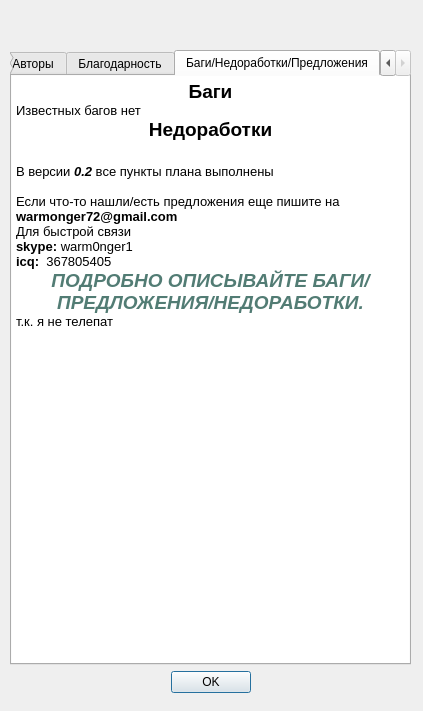
<?xml version="1.0" encoding="UTF-8"?>
<ui version="4.0">
 <class>AboutForm</class>
 <widget class="QDialog" name="AboutForm">
  <property name="windowModality">
   <enum>Qt::WindowModal</enum>
  </property>
  <property name="geometry">
   <rect>
    <x>0</x>
    <y>0</y>
    <width>423</width>
    <height>711</height>
   </rect>
  </property>
  <property name="windowTitle">
   <string>О программе</string>
  </property>
  <property name="windowIcon">
   <iconset resource="../../images.qrc">
    <normaloff>:/resources/images/icon.png</normaloff>:/resources/images/icon.png</iconset>
  </property>
  <widget class="QWidget" name="layoutWidget">
   <property name="geometry">
    <rect>
     <x>10</x>
     <y>10</y>
     <width>401</width>
     <height>683</height>
    </rect>
   </property>
   <layout class="QVBoxLayout" name="verticalLayout">
    <item>
     <widget class="QLabel" name="lLogo">
      <property name="pixmap">
       <pixmap resource="../../images.qrc">:/resources/images/splash.png</pixmap>
      </property>
     </widget>
    </item>
    <item>
     <widget class="QLabel" name="lInformations">
      <property name="text">
       <string/>
      </property>
      <property name="alignment">
       <set>Qt::AlignCenter</set>
      </property>
     </widget>
    </item>
    <item>
     <widget class="QTabWidget" name="twInformations">
      <property name="currentIndex">
       <number>3</number>
      </property>
      <widget class="QTextEdit" name="teTodo">
       <property name="frameShape">
        <enum>QFrame::NoFrame</enum>
       </property>
       <property name="undoRedoEnabled">
        <bool>false</bool>
       </property>
       <property name="readOnly">
        <bool>true</bool>
       </property>
       <property name="html">
        <string>&lt;!DOCTYPE HTML PUBLIC &quot;-//W3C//DTD HTML 4.0//EN&quot; &quot;http://www.w3.org/TR/REC-html40/strict.dtd&quot;&gt;
&lt;html&gt;&lt;head&gt;&lt;meta name=&quot;qrichtext&quot; content=&quot;1&quot; /&gt;&lt;style type=&quot;text/css&quot;&gt;
p, li { white-space: pre-wrap; }
&lt;/style&gt;&lt;/head&gt;&lt;body style=&quot; font-family:'Sans Serif'; font-size:10pt; font-weight:400; font-style:normal;&quot;&gt;
&lt;table border=&quot;0&quot; style=&quot;-qt-table-type: root; margin-top:4px; margin-bottom:4px; margin-left:4px; margin-right:4px;&quot;&gt;
&lt;tr&gt;
&lt;td style=&quot;border: none;&quot;&gt;
&lt;p align=&quot;center&quot; style=&quot; margin-top:0px; margin-bottom:0px; margin-left:0px; margin-right:0px; -qt-block-indent:0; text-indent:0px;&quot;&gt;&lt;span style=&quot; font-weight:600; text-decoration: underline;&quot;&gt;Версия 0.2 - beta&lt;/span&gt;&lt;/p&gt;
&lt;p align=&quot;center&quot; style=&quot;-qt-paragraph-type:empty; margin-top:0px; margin-bottom:0px; margin-left:0px; margin-right:0px; -qt-block-indent:0; text-indent:0px; font-weight:600; text-decoration: underline;&quot;&gt;&lt;/p&gt;
&lt;p style=&quot; margin-top:0px; margin-bottom:0px; margin-left:0px; margin-right:0px; -qt-block-indent:0; text-indent:0px;&quot;&gt;Выполнен план по версии 0.2&lt;/p&gt;
&lt;p style=&quot; margin-top:0px; margin-bottom:0px; margin-left:0px; margin-right:0px; -qt-block-indent:0; text-indent:0px;&quot;&gt;Исправлены все найденные баги, и исправляются по мере нахождения.&lt;/p&gt;
&lt;p style=&quot; margin-top:0px; margin-bottom:0px; margin-left:0px; margin-right:0px; -qt-block-indent:0; text-indent:0px;&quot;&gt;Код приводится в читабельный вид, дополняется комментариями(на русском)&lt;/p&gt;
&lt;p style=&quot; margin-top:0px; margin-bottom:0px; margin-left:0px; margin-right:0px; -qt-block-indent:0; text-indent:0px;&quot;&gt;И Другое.&lt;/p&gt;
&lt;p style=&quot;-qt-paragraph-type:empty; margin-top:0px; margin-bottom:0px; margin-left:0px; margin-right:0px; -qt-block-indent:0; text-indent:0px;&quot;&gt;&lt;/p&gt;
&lt;p align=&quot;center&quot; style=&quot;-qt-paragraph-type:empty; margin-top:0px; margin-bottom:0px; margin-left:0px; margin-right:0px; -qt-block-indent:0; text-indent:0px; font-weight:600; text-decoration: underline;&quot;&gt;&lt;/p&gt;
&lt;p align=&quot;center&quot; style=&quot; margin-top:0px; margin-bottom:0px; margin-left:0px; margin-right:0px; -qt-block-indent:0; text-indent:0px;&quot;&gt;&lt;span style=&quot; font-weight:600; text-decoration: underline;&quot;&gt;Версия 0.2 - alpha&lt;/span&gt;&lt;/p&gt;
&lt;p style=&quot; margin-top:0px; margin-bottom:0px; margin-left:0px; margin-right:0px; -qt-block-indent:0; text-indent:0px;&quot;&gt;&lt;span style=&quot; font-style:italic;&quot;&gt;Первая публичная версия.&lt;/span&gt;&lt;/p&gt;
&lt;p style=&quot; margin-top:0px; margin-bottom:0px; margin-left:0px; margin-right:0px; -qt-block-indent:0; text-indent:0px;&quot;&gt;&lt;span style=&quot; font-weight:600;&quot;&gt;Добавлены функции:&lt;/span&gt;&lt;/p&gt;
&lt;p style=&quot; margin-top:0px; margin-bottom:0px; margin-left:0px; margin-right:0px; -qt-block-indent:0; text-indent:0px;&quot;&gt;Рисование фигур: многоугольник, кривая линия, выделение&lt;/p&gt;
&lt;p style=&quot; margin-top:0px; margin-bottom:0px; margin-left:0px; margin-right:0px; -qt-block-indent:0; text-indent:0px;&quot;&gt;Функции: работа с выделением(копирование, вставка, удаление, вырезание)&lt;/p&gt;
&lt;p style=&quot; margin-top:0px; margin-bottom:0px; margin-left:0px; margin-right:0px; -qt-block-indent:0; text-indent:0px;&quot;&gt;масштабирование, повороты(+-90 180гр), изменить размер холста, выбор цвета(палитра+пункт меню), настройка инструментов(вид линий, заливка, настройка текста и др)&lt;/p&gt;
&lt;p style=&quot; margin-top:0px; margin-bottom:0px; margin-left:0px; margin-right:0px; -qt-block-indent:0; text-indent:0px;&quot;&gt;Сохранения в форматах png,bmp,jpg&lt;/p&gt;
&lt;p style=&quot; margin-top:0px; margin-bottom:0px; margin-left:0px; margin-right:0px; -qt-block-indent:0; text-indent:0px;&quot;&gt;Другое.&lt;/p&gt;
&lt;p style=&quot;-qt-paragraph-type:empty; margin-top:0px; margin-bottom:0px; margin-left:0px; margin-right:0px; -qt-block-indent:0; text-indent:0px;&quot;&gt;&lt;/p&gt;
&lt;p align=&quot;center&quot; style=&quot;-qt-paragraph-type:empty; margin-top:0px; margin-bottom:0px; margin-left:0px; margin-right:0px; -qt-block-indent:0; text-indent:0px; font-weight:600;&quot;&gt;&lt;/p&gt;
&lt;p align=&quot;center&quot; style=&quot; margin-top:0px; margin-bottom:0px; margin-left:0px; margin-right:0px; -qt-block-indent:0; text-indent:0px;&quot;&gt;&lt;span style=&quot; font-weight:600; text-decoration: underline;&quot;&gt;Версия 0.0.1&lt;/span&gt;&lt;/p&gt;
&lt;p align=&quot;center&quot; style=&quot;-qt-paragraph-type:empty; margin-top:0px; margin-bottom:0px; margin-left:0px; margin-right:0px; -qt-block-indent:0; text-indent:0px; font-weight:600; text-decoration: underline;&quot;&gt;&lt;/p&gt;
&lt;p style=&quot; margin-top:0px; margin-bottom:0px; margin-left:0px; margin-right:0px; -qt-block-indent:0; text-indent:0px;&quot;&gt;&lt;span style=&quot; font-weight:600;&quot;&gt;Для разработчиков&lt;/span&gt;, включала функци рисования овала, прямоугольника, прямой, карандаш, ластик. Функции сохранения, открытия файлов. Очистки холста, заливки холста. &lt;/p&gt;
&lt;p style=&quot; margin-top:0px; margin-bottom:0px; margin-left:0px; margin-right:0px; -qt-block-indent:0; text-indent:0px;&quot;&gt;Тд&lt;/p&gt;&lt;/td&gt;&lt;/tr&gt;&lt;/table&gt;&lt;/body&gt;&lt;/html&gt;</string>
       </property>
       <property name="tabStopWidth">
        <number>40</number>
       </property>
       <attribute name="icon">
        <iconset resource="../../images.qrc">
         <normaloff>:/resources/images/checkbox.png</normaloff>:/resources/images/checkbox.png</iconset>
       </attribute>
       <attribute name="title">
        <string>Версия</string>
       </attribute>
      </widget>
      <widget class="QTextEdit" name="teAuthors">
       <property name="frameShape">
        <enum>QFrame::NoFrame</enum>
       </property>
       <property name="undoRedoEnabled">
        <bool>false</bool>
       </property>
       <property name="readOnly">
        <bool>true</bool>
       </property>
       <property name="html">
        <string>&lt;!DOCTYPE HTML PUBLIC &quot;-//W3C//DTD HTML 4.0//EN&quot; &quot;http://www.w3.org/TR/REC-html40/strict.dtd&quot;&gt;
&lt;html&gt;&lt;head&gt;&lt;meta name=&quot;qrichtext&quot; content=&quot;1&quot; /&gt;&lt;style type=&quot;text/css&quot;&gt;
p, li { white-space: pre-wrap; }
&lt;/style&gt;&lt;/head&gt;&lt;body style=&quot; font-family:'Sans Serif'; font-size:10pt; font-weight:400; font-style:normal;&quot;&gt;
&lt;table border=&quot;0&quot; style=&quot;-qt-table-type: root; margin-top:4px; margin-bottom:4px; margin-left:4px; margin-right:4px;&quot;&gt;
&lt;tr&gt;
&lt;td style=&quot;border: none;&quot;&gt;
&lt;p style=&quot; margin-top:0px; margin-bottom:0px; margin-left:0px; margin-right:0px; -qt-block-indent:0; text-indent:0px;&quot;&gt;&lt;span style=&quot; font-weight:600;&quot;&gt;1) &lt;/span&gt;Сапронов Александр/WarmongeR&lt;span style=&quot; font-weight:600;&quot;&gt; warmonger72@gmail.com&lt;/span&gt;&lt;/p&gt;
&lt;p style=&quot; margin-top:0px; margin-bottom:0px; margin-left:0px; margin-right:0px; -qt-block-indent:0; text-indent:0px;&quot;&gt;&lt;span style=&quot; font-weight:600;&quot;&gt;2) &lt;/span&gt;Гриенко Андрей/grino &lt;span style=&quot; font-weight:600;&quot;&gt;a.p.grienko@ya.ru&lt;/span&gt;&lt;/p&gt;&lt;/td&gt;&lt;/tr&gt;&lt;/table&gt;&lt;/body&gt;&lt;/html&gt;</string>
       </property>
       <property name="tabStopWidth">
        <number>40</number>
       </property>
       <attribute name="icon">
        <iconset resource="../../images.qrc">
         <normaloff>:/resources/images/about.png</normaloff>:/resources/images/about.png</iconset>
       </attribute>
       <attribute name="title">
        <string>Авторы</string>
       </attribute>
      </widget>
      <widget class="QTextEdit" name="teGreetings">
       <property name="frameShape">
        <enum>QFrame::NoFrame</enum>
       </property>
       <property name="undoRedoEnabled">
        <bool>false</bool>
       </property>
       <property name="readOnly">
        <bool>true</bool>
       </property>
       <property name="html">
        <string>&lt;!DOCTYPE HTML PUBLIC &quot;-//W3C//DTD HTML 4.0//EN&quot; &quot;http://www.w3.org/TR/REC-html40/strict.dtd&quot;&gt;
&lt;html&gt;&lt;head&gt;&lt;meta name=&quot;qrichtext&quot; content=&quot;1&quot; /&gt;&lt;style type=&quot;text/css&quot;&gt;
p, li { white-space: pre-wrap; }
&lt;/style&gt;&lt;/head&gt;&lt;body style=&quot; font-family:'Sans Serif'; font-size:10pt; font-weight:400; font-style:normal;&quot;&gt;
&lt;table border=&quot;0&quot; style=&quot;-qt-table-type: root; margin-top:4px; margin-bottom:4px; margin-left:4px; margin-right:4px;&quot;&gt;
&lt;tr&gt;
&lt;td style=&quot;border: none;&quot;&gt;
&lt;p style=&quot; margin-top:0px; margin-bottom:0px; margin-left:0px; margin-right:0px; -qt-block-indent:0; text-indent:0px;&quot;&gt;&lt;span style=&quot; font-weight:600;&quot;&gt;За логотип&lt;/span&gt; - Михаил Новиков icq 489772740&lt;/p&gt;&lt;/td&gt;&lt;/tr&gt;&lt;/table&gt;&lt;/body&gt;&lt;/html&gt;</string>
       </property>
       <property name="tabStopWidth">
        <number>40</number>
       </property>
       <attribute name="icon">
        <iconset resource="../../images.qrc">
         <normaloff>:/resources/images/book.png</normaloff>:/resources/images/book.png</iconset>
       </attribute>
       <attribute name="title">
        <string>Благодарность</string>
       </attribute>
      </widget>
      <widget class="QTextEdit" name="teBugs">
       <property name="frameShape">
        <enum>QFrame::NoFrame</enum>
       </property>
       <property name="undoRedoEnabled">
        <bool>false</bool>
       </property>
       <property name="readOnly">
        <bool>true</bool>
       </property>
       <property name="html">
        <string>&lt;!DOCTYPE HTML PUBLIC &quot;-//W3C//DTD HTML 4.0//EN&quot; &quot;http://www.w3.org/TR/REC-html40/strict.dtd&quot;&gt;
&lt;html&gt;&lt;head&gt;&lt;meta name=&quot;qrichtext&quot; content=&quot;1&quot; /&gt;&lt;style type=&quot;text/css&quot;&gt;
p, li { white-space: pre-wrap; }
&lt;/style&gt;&lt;/head&gt;&lt;body style=&quot; font-family:'Sans Serif'; font-size:10pt; font-weight:400; font-style:normal;&quot;&gt;
&lt;table border=&quot;0&quot; style=&quot;-qt-table-type: root; margin-top:4px; margin-bottom:4px; margin-left:4px; margin-right:4px;&quot;&gt;
&lt;tr&gt;
&lt;td style=&quot;border: none;&quot;&gt;
&lt;p align=&quot;center&quot; style=&quot; margin-top:0px; margin-bottom:0px; margin-left:0px; margin-right:0px; -qt-block-indent:0; text-indent:0px;&quot;&gt;&lt;span style=&quot; font-size:14pt; font-weight:600;&quot;&gt;Баги&lt;/span&gt;&lt;/p&gt;
&lt;p style=&quot; margin-top:0px; margin-bottom:0px; margin-left:0px; margin-right:0px; -qt-block-indent:0; text-indent:0px;&quot;&gt;Известных багов нет&lt;/p&gt;
&lt;p align=&quot;center&quot; style=&quot; margin-top:0px; margin-bottom:0px; margin-left:0px; margin-right:0px; -qt-block-indent:0; text-indent:0px;&quot;&gt;&lt;span style=&quot; font-size:14pt; font-weight:600;&quot;&gt;Недоработки&lt;/span&gt;&lt;/p&gt;
&lt;p align=&quot;center&quot; style=&quot;-qt-paragraph-type:empty; margin-top:0px; margin-bottom:0px; margin-left:0px; margin-right:0px; -qt-block-indent:0; text-indent:0px; font-size:14pt; font-weight:600;&quot;&gt;&lt;/p&gt;
&lt;p style=&quot; margin-top:0px; margin-bottom:0px; margin-left:0px; margin-right:0px; -qt-block-indent:0; text-indent:0px;&quot;&gt;В версии &lt;span style=&quot; font-weight:600; font-style:italic;&quot;&gt;0.2&lt;/span&gt; все пункты плана выполнены&lt;/p&gt;
&lt;p style=&quot;-qt-paragraph-type:empty; margin-top:0px; margin-bottom:0px; margin-left:0px; margin-right:0px; -qt-block-indent:0; text-indent:0px;&quot;&gt;&lt;/p&gt;
&lt;p style=&quot; margin-top:0px; margin-bottom:0px; margin-left:0px; margin-right:0px; -qt-block-indent:0; text-indent:0px;&quot;&gt;Если что-то нашли/есть предложения еще пишите на &lt;span style=&quot; font-weight:600;&quot;&gt;warmonger72@gmail.com&lt;/span&gt;&lt;/p&gt;
&lt;p style=&quot; margin-top:0px; margin-bottom:0px; margin-left:0px; margin-right:0px; -qt-block-indent:0; text-indent:0px;&quot;&gt;Для быстрой связи&lt;/p&gt;
&lt;p style=&quot; margin-top:0px; margin-bottom:0px; margin-left:0px; margin-right:0px; -qt-block-indent:0; text-indent:0px;&quot;&gt;&lt;span style=&quot; font-weight:600;&quot;&gt;skype:&lt;/span&gt; warm0nger1&lt;/p&gt;
&lt;p style=&quot; margin-top:0px; margin-bottom:0px; margin-left:0px; margin-right:0px; -qt-block-indent:0; text-indent:0px;&quot;&gt;&lt;span style=&quot; font-weight:600;&quot;&gt;icq:  &lt;/span&gt;367805405&lt;/p&gt;
&lt;p align=&quot;center&quot; style=&quot; margin-top:0px; margin-bottom:0px; margin-left:0px; margin-right:0px; -qt-block-indent:0; text-indent:0px;&quot;&gt;&lt;span style=&quot; font-size:14pt; font-weight:600; font-style:italic; color:#527c74;&quot;&gt;ПОДРОБНО ОПИСЫВАЙТЕ БАГИ/ПРЕДЛОЖЕНИЯ/НЕДОРАБОТКИ.&lt;/span&gt;&lt;/p&gt;
&lt;p style=&quot; margin-top:0px; margin-bottom:0px; margin-left:0px; margin-right:0px; -qt-block-indent:0; text-indent:0px;&quot;&gt;т.к. я не телепат&lt;/p&gt;&lt;/td&gt;&lt;/tr&gt;&lt;/table&gt;&lt;/body&gt;&lt;/html&gt;</string>
       </property>
       <property name="tabStopWidth">
        <number>40</number>
       </property>
       <attribute name="icon">
        <iconset resource="../../images.qrc">
         <normaloff>:/resources/images/avviso.png</normaloff>:/resources/images/avviso.png</iconset>
       </attribute>
       <attribute name="title">
        <string>Баги/Недоработки/Предложения</string>
       </attribute>
      </widget>
     </widget>
    </item>
    <item>
     <layout class="QHBoxLayout" name="horizontalLayout_4">
      <item>
       <spacer>
        <property name="orientation">
         <enum>Qt::Horizontal</enum>
        </property>
        <property name="sizeHint" stdset="0">
         <size>
          <width>40</width>
          <height>20</height>
         </size>
        </property>
       </spacer>
      </item>
      <item>
       <widget class="QPushButton" name="pbOK">
        <property name="text">
         <string>OK</string>
        </property>
       </widget>
      </item>
      <item>
       <spacer>
        <property name="orientation">
         <enum>Qt::Horizontal</enum>
        </property>
        <property name="sizeHint" stdset="0">
         <size>
          <width>40</width>
          <height>20</height>
         </size>
        </property>
       </spacer>
      </item>
     </layout>
    </item>
   </layout>
  </widget>
 </widget>
 <resources>
  <include location="../../images.qrc"/>
 </resources>
 <connections>
  <connection>
   <sender>pbOK</sender>
   <signal>released()</signal>
   <receiver>AboutForm</receiver>
   <slot>close()</slot>
   <hints>
    <hint type="sourcelabel">
     <x>186</x>
     <y>535</y>
    </hint>
    <hint type="destinationlabel">
     <x>328</x>
     <y>538</y>
    </hint>
   </hints>
  </connection>
 </connections>
</ui>
